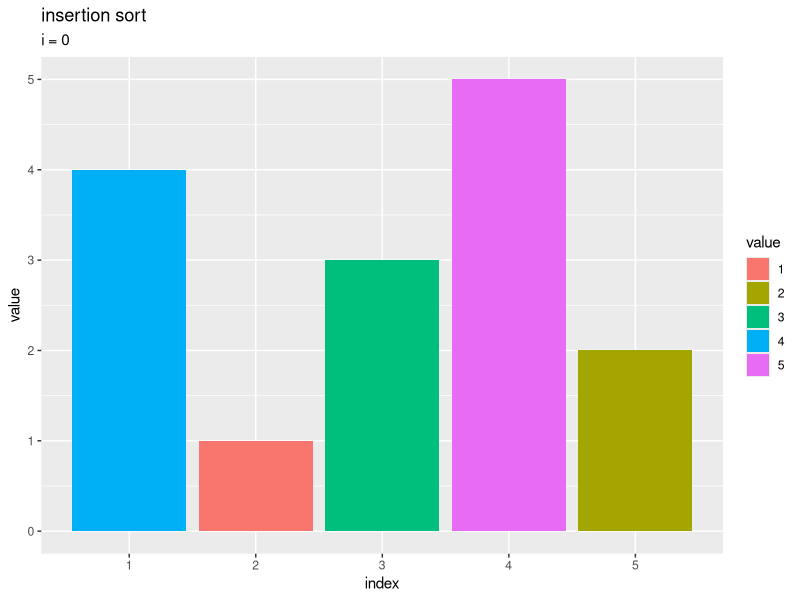
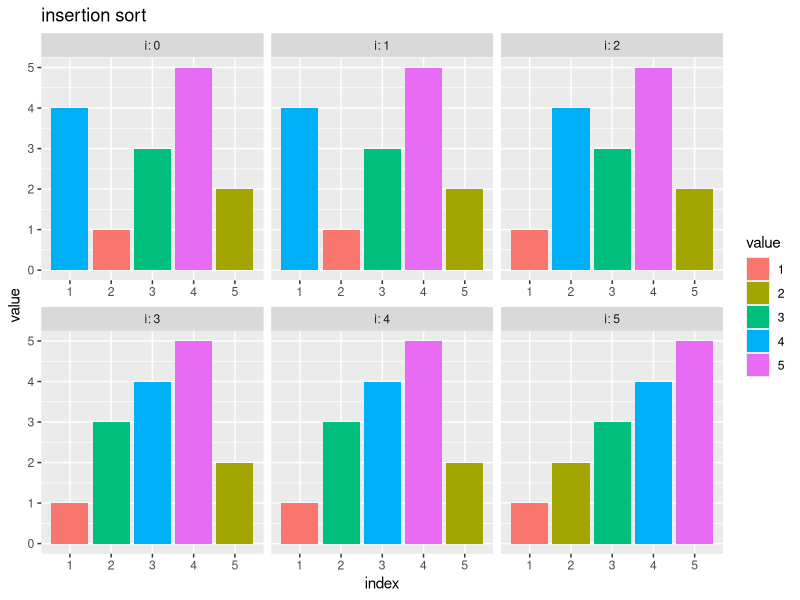

These figures' R source, in order: (Note: this script raises an error after producing the figures.)

# 12.3 挿入ソート --------------------------------------------------------------

# 利用パッケージ
library(tidyverse)
library(gganimate)

# チェック用
library(ggplot2)


# 数列を指定
a <- c(4, 1, 3, 5, 2)

# 要素数を取得
N <- length(a)

# 数列を格納
tmp_df <- tibble::tibble(
  i = 0, 
  idx = 1:N, 
  a = a
)

# 数列を作図
ggplot() + 
  geom_bar(data = tmp_df, 
           mapping = aes(x = idx, y = a, fill = factor(a)), 
           stat = "identity") + 
  theme(panel.grid.minor.x = element_blank()) + 
  labs(title = "insertion sort", 
       subtitle = "i = 0", 
       fill = "value", 
       x = "index", y = "value")


a <- c(4, 1, 3, 5, 2)

# 数列を記録
trace_df <- dplyr::bind_rows(
  tmp_df, # 初期値
  tibble::tibble(
    i = 1, 
    idx = 1:N, 
    a = a
  ) # 初回
)

# 挿入ソート
for(i in 2:N) {
  
  # i番目の値を取得
  v <- a[i]
  
  # j番目の値を入れ替え:(j < i)
  for(j in i:1) {
    if(j > 1) {
      if(a[j-1] > v) {
        a[j] <- a[j-1]
      } else {
        break
      }
    }
  }
  
  # i番目の値を挿入
  a[j] <- v
  
  # 数列を格納
  tmp_df <- tibble::tibble(
    i = i, 
    idx = 1:N, 
    a = a
  )
  
  # 数列を記録
  trace_df <- dplyr::bind_rows(trace_df, tmp_df)
  
  # 途中経過を表示
  print(paste0("--- ", i, " ---"))
  print(a)
}


# 全ての試行の数列を作図
ggplot() + 
  geom_bar(data = trace_df, 
           mapping = aes(x = idx, y = a, fill = factor(a)), 
           stat = "identity") + 
  facet_wrap(i ~ ., scales = "free_x", labeller = label_both) + # グラフを分割
  theme(panel.grid.minor.x = element_blank()) + 
  labs(title = "insertion sort", 
       fill = "value", 
       x = "index", y = "value")


# i番目のデータを抽出
target_df <- trace_df |> 
    dplyr::filter((i+1) == idx)
target_df

# 数列のアニメーションを作図
graph <- ggplot() + 
  geom_bar(data = trace_df, 
           mapping = aes(x = idx, y = a, fill = factor(a)), stat = "identity") + # 全ての要素
  geom_text(data = trace_df, 
            mapping = aes(x = idx, y = 0, label = as.character(a), group = factor(a)), 
            hjust = 0) + # 要素ラベル
  geom_bar(data = target_df,
           mapping = aes(x = idx, y = a, group = factor(a)), stat = "identity",
           color = "red", alpha = 0, linewidth = 1, linetype = "dashed") + # i番目の要素
  gganimate::transition_states(i, transition_length = 9, state_length = 1, wrap = FALSE) + # フレーム遷移
  gganimate::ease_aes("cubic-in-out") + # フレーム遷移の緩急
  theme(panel.grid.minor.x = element_blank()) + 
  labs(title = "insertion sort", 
       subtitle = "i = {next_state}", 
       fill = "value", 
       x = "index", y = "value")

# 一時停止フレーム数を指定
p <- 10

# gif画像を作成
gganimate::animate(
  plot = graph, 
  nframes = (N+1+2*p)*5, start_pause = p, end_pause = p, fps = 50, 
  renderer = gganimate::gifski_renderer()
)
